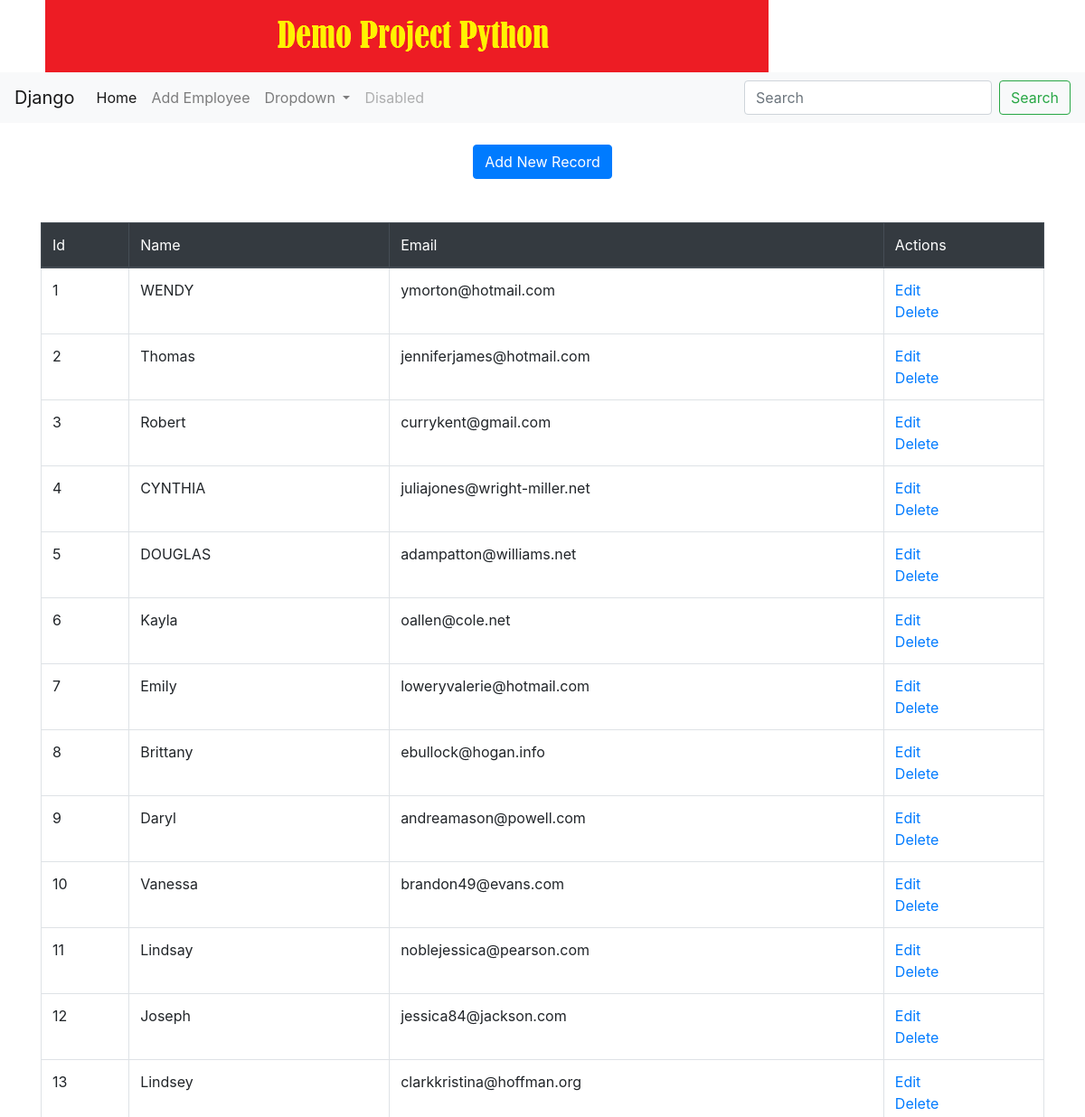
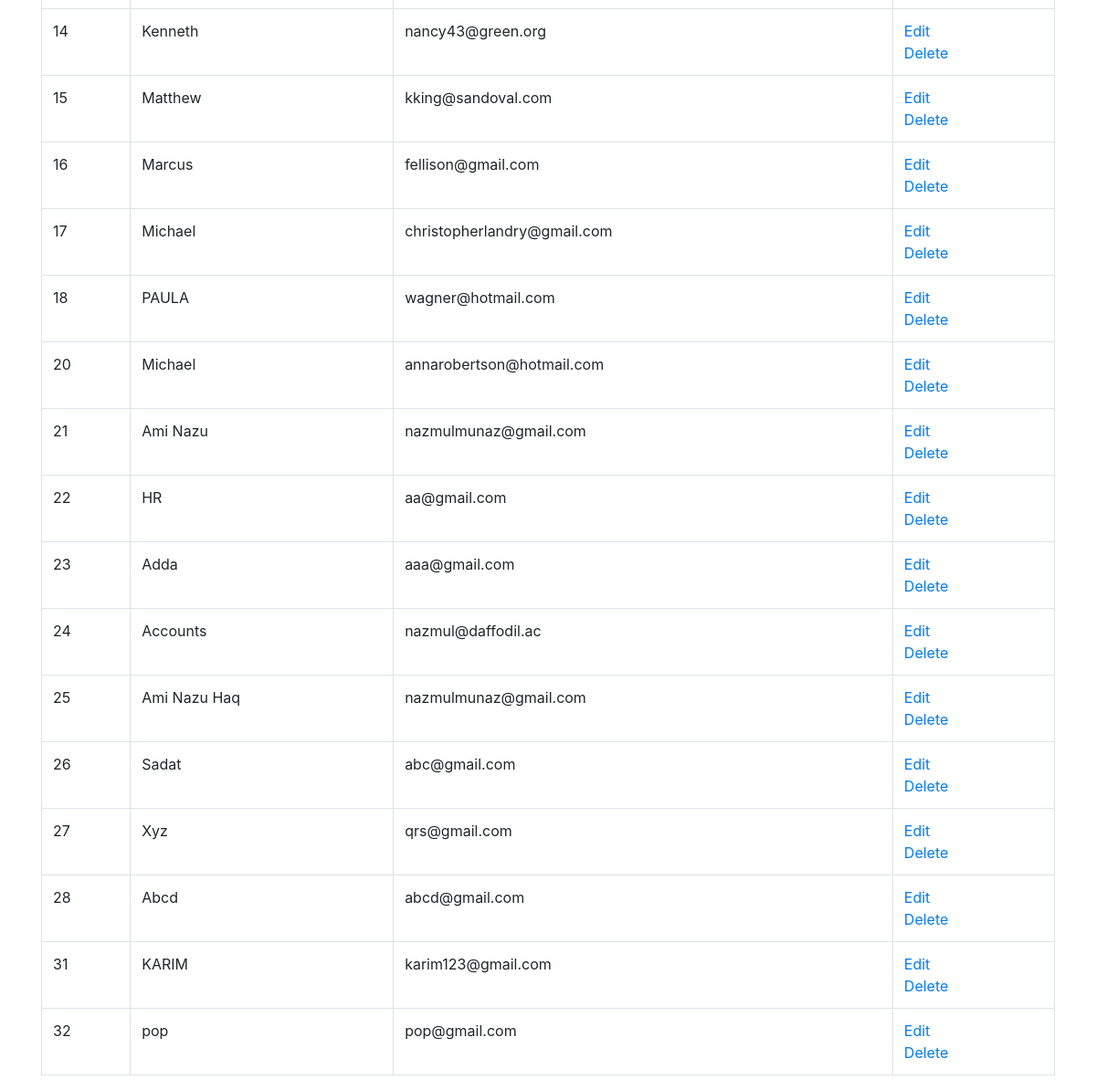
The page / on the database its author committed (2 pictures, top to bottom).
### less4App/models.py (models this page shows, shortened)
class Employee(models.Model):
    id = models.AutoField(primary_key=True)
    name = models.CharField("Employee Name", max_length=100)
    email = models.EmailField("Email Address", max_length=100)
    dob = models.DateTimeField("Date of Birth")
    salary = models.FloatField("Basic Salary")
    class Meta:
        db_table = "employees"

### less4App/views.py (the view)
# urls.py: path('', views.index,name="index"),
def index(request):
    emp = Employee.objects.all()
    context = {'title': 'Welcome', 'employees': emp}
    return render(request, 'index.html', context)

### templates/index.html (shortened to what this page needs)
{% extends 'base.html'%}
{% block content %}
    <div class="">
        <br>
      <center><a href="/create" class="btn btn-primary">Add New Record</a></center>
      <br><br>
    </div>
    <table class='table table-bordered' id="emptable" data-page-length="5">
      <thead class='table-dark'>
        <tr>
          <td>Id</td>
          <td>Name</td>
          <td>Email</td>
          <td>Actions</td>
        </tr>
      </thead>
      <tbody>
        {% for emp in employees %}
        <tr>
          <td>{{emp.id}}</td>
          <td>{{emp.name}}</td>
          <td>{{emp.email}}</td>
          <td>
          <a href="/edit/{{ emp.id }}">Edit </a><br>
          <a href="/delete/{{ emp.id }}">Delete</a>
          </td>
        </tr>
        {% endfor %}
      </tbody>
    </table>
{% endblock %}

### templates/base.html (shortened to what this page needs)
{% load staticfiles %}
<!DOCTYPE html>
<html lang="en" dir="ltr">
  <head>
    <link rel="stylesheet" href="{% static 'css/bootstrap.min.css' %}">
    <link rel="stylesheet" type="text/css" href="https://cdn.datatables.net/v/bs4/dt-1.10.18/datatables.min.css"/>
    <link rel="stylesheet" type="text/css" href="https://cdnjs.cloudflare.com/ajax/libs/bootstrap-datepicker/1.9.0/css/bootstrap-datepicker.min.css"/>
  </head>
  <body>
    <div class="container">
      <img src="{% static 'images/logo.png' %}" alt="No Image" class="fullwidth">
    </div>
    <nav class="navbar navbar-expand-lg navbar-light bg-light">
    <a class="navbar-brand" href="admin">Django</a>
    <div class="collapse navbar-collapse" id="navbarSupportedContent">
      <ul class="navbar-nav mr-auto">
        <li class="nav-item active">
          <a class="nav-link" href="/">Home <span class="sr-only">(current)</span></a>
        </li>
        <li class="nav-item">
          <a class="nav-link" href="create">Add Employee</a>
        </li>
        <li class="nav-item dropdown">
          <a class="nav-link dropdown-toggle" href="#" id="navbarDropdown" role="button" data-toggle="dropdown" aria-haspopup="true" aria-expanded="false">
            Dropdown
          </a>
        </li>
        <li class="nav-item">
          <a class="nav-link disabled" href="#" tabindex="-1" aria-disabled="true">Disabled</a>
        </li>
      </ul>
      <form class="form-inline my-2 my-lg-0">
        <input class="form-control mr-sm-2" type="search" placeholder="Search" aria-label="Search">
        <button class="btn btn-outline-success my-2 my-sm-0" type="submit">Search</button>
      </form>
    </div>
  </nav>
    <main>
      <div class="container">
        {% block content %} {% endblock %}
      </div>
    </main>
  </body>
</html>

### rows shown on the page
Employee: id "1", name "WENDY", email "ymorton@hotmail.com"
Employee: id "2", name "Thomas", email "jenniferjames@hotmail.com"
Employee: id "3", name "Robert", email "currykent@gmail.com"
Employee: id "4", name "CYNTHIA", email "juliajones@wright-miller.net"
Employee: id "5", name "DOUGLAS", email "adampatton@williams.net"
Employee: id "6", name "Kayla", email "oallen@cole.net"
Employee: id "7", name "Emily", email "loweryvalerie@hotmail.com"
Employee: id "8", name "Brittany", email "ebullock@hogan.info"
Employee: id "9", name "Daryl", email "andreamason@powell.com"
Employee: id "10", name "Vanessa", email "brandon49@evans.com"
Employee: id "11", name "Lindsay", email "noblejessica@pearson.com"
Employee: id "12", name "Joseph", email "jessica84@jackson.com"
Employee: id "13", name "Lindsey", email "clarkkristina@hoffman.org"
Employee: id "14", name "Kenneth", email "nancy43@green.org"
Employee: id "15", name "Matthew", email "kking@sandoval.com"
Employee: id "16", name "Marcus", email "fellison@gmail.com"
Employee: id "17", name "Michael", email "christopherlandry@gmail.com"
Employee: id "18", name "PAULA", email "wagner@hotmail.com"
Employee: id "20", name "Michael", email "annarobertson@hotmail.com"
Employee: id "21", name "Ami Nazu", email "nazmulmunaz@gmail.com"
Employee: id "22", name "HR", email "aa@gmail.com"
Employee: id "23", name "Adda", email "aaa@gmail.com"
Employee: id "24", name "Accounts", email "nazmul@daffodil.ac"
Employee: id "25", name "Ami Nazu Haq", email "nazmulmunaz@gmail.com"
Employee: id "26", name "Sadat", email "abc@gmail.com"
Employee: id "27", name "Xyz", email "qrs@gmail.com"
Employee: id "28", name "Abcd", email "abcd@gmail.com"
Employee: id "31", name "KARIM", email "karim123@gmail.com"
Employee: id "32", name "pop", email "pop@gmail.com"
